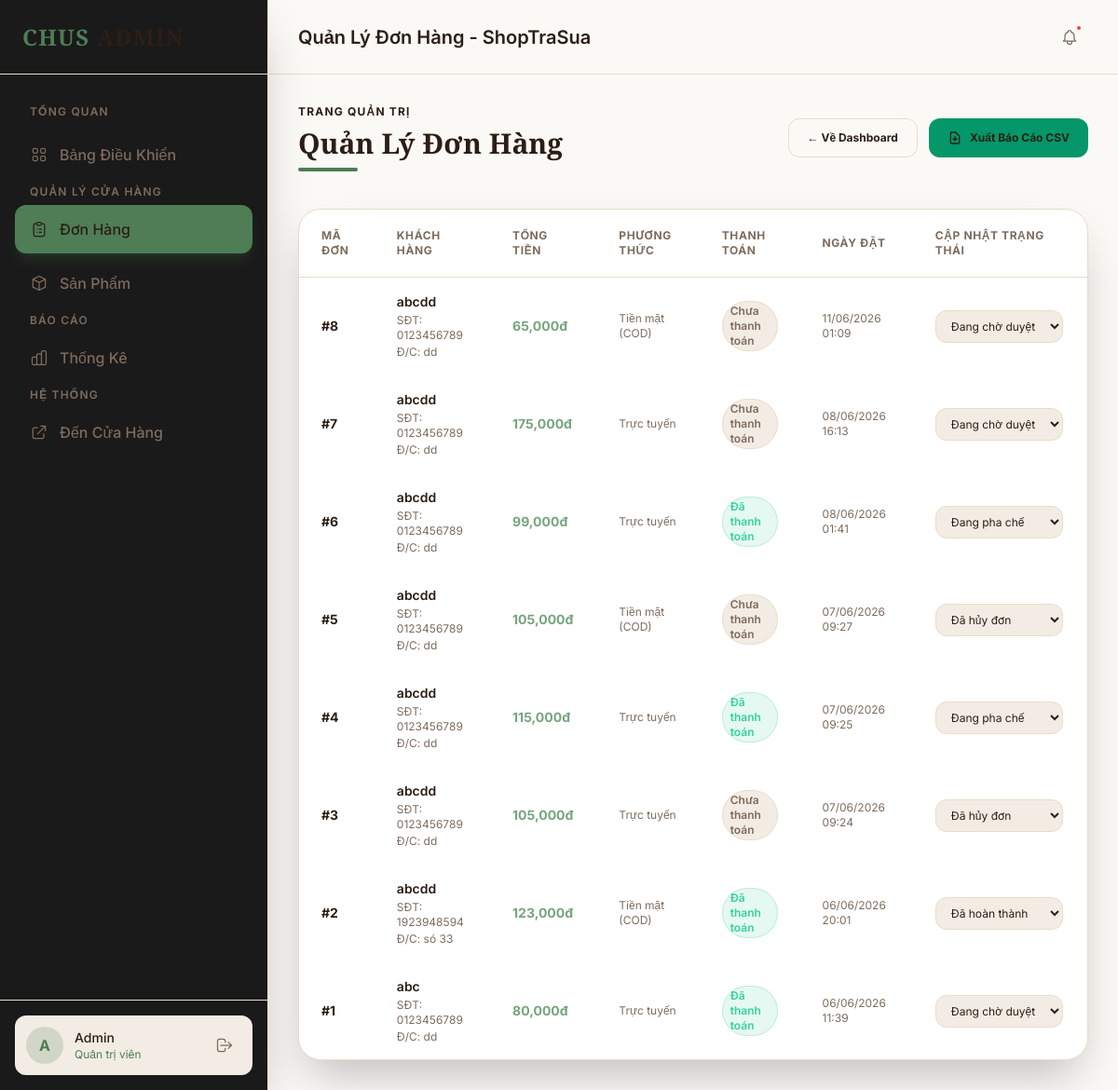
The app's page /admin/index.php?action=orders (signed in) with its own data.
### tables this page shows
CREATE TABLE `orders` (
  `id` int(11) NOT NULL AUTO_INCREMENT,
  `user_id` int(11) NOT NULL,
  `total_money` int(11) NOT NULL,
  `status` enum('pending','processing','shipped','completed','cancelled') DEFAULT 'pending',
  `payment_method` varchar(50) NOT NULL DEFAULT 'COD',
  `payment_status` enum('unpaid','paid') DEFAULT 'unpaid',
  `shipping_fee` int(11) NOT NULL DEFAULT 30000,
  `points_earned` int(11) DEFAULT 0,
  `points_spent` int(11) DEFAULT 0,
  `shipping_address` text NOT NULL,
  `phone` varchar(20) NOT NULL,
  `note` text DEFAULT NULL,
  `created_at` timestamp NOT NULL DEFAULT current_timestamp(),
  PRIMARY KEY (`id`),
  KEY `user_id` (`user_id`),
  CONSTRAINT `orders_ibfk_1` FOREIGN KEY (`user_id`) REFERENCES `users` (`id`) ON DELETE CASCADE
);

CREATE TABLE `users` (
  `id` int(11) NOT NULL AUTO_INCREMENT,
  `name` varchar(100) NOT NULL,
  `email` varchar(100) NOT NULL,
  `password` varchar(255) NOT NULL,
  `phone` varchar(20) DEFAULT NULL,
  `role` varchar(20) DEFAULT 'user',
  `created_at` timestamp NOT NULL DEFAULT current_timestamp(),
  `points` int(11) DEFAULT 0,
  PRIMARY KEY (`id`),
  UNIQUE KEY `email` (`email`)
);

### admin/controllers/AdminController.php (called while the page is built, shortened)
<?php
class AdminController
{
    public function orders()
    {
        $orderModel = new Order();
        $orders = $orderModel->getAll();
        require_once ROOT_PATH . 'admin/views/layouts/admin_header.php';
        require_once ROOT_PATH . 'admin/views/admin/orders.php';
        require_once ROOT_PATH . 'admin/views/layouts/admin_footer.php';
    }
}

### models/Database.php (called while the page is built, shortened)
<?php
class Database
{
    private static $instance = null;
    public static function getInstance()
    {
        if (self::$instance === null) {
            $config = require ROOT_PATH . 'config/database.php';
            $dsn = sprintf(
                'mysql:host=%s;dbname=%s;charset=%s',
                $config['host'],
                $config['dbname'],
                $config['charset']
            );
            try {
                self::$instance = new PDO(
                    $dsn,
                    $config['username'],
                    $config['password'],
                    $config['options']
                );
            } catch (PDOException $e) {
                die('Lỗi kết nối cơ sở dữ liệu: ' . $e->getMessage());
            }
        }
        return self::$instance;
    }
}

### models/Order.php (called while the page is built, shortened)
<?php
class Order
{
    private $db;
    public function __construct()
    {
        $this->db = Database::getInstance();
    }
    public function getAll()
    {
        $sql = 'SELECT o.*, u.name AS user_name, u.email AS user_email
                FROM orders o
                JOIN users u ON o.user_id = u.id
                ORDER BY o.created_at DESC';
        $stmt = $this->db->query($sql);
        return $stmt->fetchAll();
    }
}

### admin/views/admin/orders.php (the view, shortened to what this page needs)
<div class="max-w-7xl mx-auto w-full">
    <div class="flex flex-col sm:flex-row sm:items-center sm:justify-between mb-10 gap-4 animate-fade-in-up">
        <div class="space-y-2">
            <h1 class="text-xs font-bold tracking-widest text-primary uppercase">Trang quản trị</h1>
            <p class="text-3xl font-playfair font-bold text-white">Quản Lý Đơn Hàng</p>
            <div class="w-16 h-1 bg-primary rounded-full"></div>
        </div>
        <div class="flex flex-wrap gap-3">
            <a href="<?php echo $adminUrl; ?>action=index"
               class="px-5 py-3 border border-white/20 hover:border-white/50 text-white text-xs font-bold rounded-xl hover:bg-white/5 transition-all duration-300">
                ← Về Dashboard
            </a>
            <a href="<?php echo $adminUrl; ?>action=export"
               class="px-5 py-3 bg-emerald-600 hover:bg-emerald-700 text-white text-xs font-bold rounded-xl transition-all duration-300 hover:shadow-lg hover:shadow-emerald-600/20 flex items-center gap-2">
                <svg class="w-4 h-4" fill="none" stroke="currentColor" viewBox="0 0 24 24">
                    <path stroke-linecap="round" stroke-linejoin="round" stroke-width="2" d="M12 10v6m0 0l-3-3m3 3l3-3m2 8H7a2 2 0 01-2-2V5a2 2 0 012-2h5.586a1 1 0 01.707.293l5.414 5.414a1 1 0 01.293.707V19a2 2 0 01-2 2z"/>
                </svg>
                <span>Xuất Báo Cáo CSV</span>
            </a>
        </div>
    </div>
    <div class="bg-card border border-white/5 rounded-3xl overflow-hidden shadow-2xl animate-fade-in" style="animation-delay: 100ms">
        <div class="overflow-x-auto">
            <table class="w-full text-left border-collapse">
                <thead>
                    <tr class="border-b border-white/5 bg-white/3 text-xs font-bold uppercase tracking-wider text-text-gray">
                        <th class="py-5 px-6">Mã đơn</th>
                        <th class="py-5 px-6">Khách hàng</th>
                        <th class="py-5 px-6">Tổng tiền</th>
                        <th class="py-5 px-6">Phương thức</th>
                        <th class="py-5 px-6">Thanh toán</th>
                        <th class="py-5 px-6">Ngày đặt</th>
                        <th class="py-5 px-6">Cập nhật trạng thái</th>
                    </tr>
                </thead>
                <tbody class="divide-y divide-white/5 text-sm text-text-light">
                    <?php if (empty($orders)): ?>
                        <tr>
                            <td colspan="7" class="py-10 text-center text-text-gray">Chưa có đơn hàng nào được đặt.</td>
                        </tr>
                    <?php else: ?>
                        <?php foreach ($orders as $order): ?>
                            <tr class="hover:bg-white/1 transition-colors duration-200">
                                <td class="py-4 px-6 font-bold text-white">
                                    #<?php echo $order['id']; ?>
                                </td>
                                <td class="py-4 px-6 space-y-0.5">
                                    <span class="font-semibold text-white block"><?php echo htmlspecialchars($order['user_name']); ?></span>
                                    <span class="text-xs text-text-gray block">SĐT: <?php echo htmlspecialchars($order['phone']); ?></span>
                                    <span class="text-xs text-text-gray block line-clamp-1">Đ/C: <?php echo htmlspecialchars($order['shipping_address']); ?></span>
                                </td>
                                <td class="py-4 px-6 font-bold text-primary-light">
                                    <?php echo number_format($order['total_money']); ?>đ
                                </td>
                                <td class="py-4 px-6 text-xs text-text-gray">
                                    <?php echo $order['payment_method'] === 'ONLINE' ? 'Trực tuyến' : 'Tiền mặt (COD)'; ?>
                                </td>
                                <td class="py-4 px-6">
                                    <?php if ($order['payment_status'] === 'paid'): ?>
                                        <span class="inline-flex bg-emerald-500/10 border border-emerald-500/20 text-emerald-400 rounded-full px-2 py-0.5 text-xs font-semibold">Đã thanh toán</span>
                                    <?php else: ?>
                                        <span class="inline-flex bg-white/5 border border-white/10 text-text-gray rounded-full px-2 py-0.5 text-xs font-semibold">Chưa thanh toán</span>
                                    <?php endif; ?>
                                </td>
                                <td class="py-4 px-6 text-xs text-text-gray">
                                    <?php echo date('d/m/Y H:i', strtotime($order['created_at'])); ?>
                                </td>
                                <td class="py-4 px-6">
                                    <form action="<?php echo $adminUrl; ?>action=updateorderstatus" method="POST" class="flex gap-2">
                                        <select name="status" onchange="this.form.submit()"
                                                class="bg-white/5 border border-white/10 rounded-xl px-3 py-2 text-xs text-white focus:outline-none focus:border-primary/50 transition-colors cursor-pointer">
                                            <option value="pending" <?php echo ($order['status'] === 'pending') ? 'selected' : ''; ?>>Đang chờ duyệt</option>
                                            <option value="processing" <?php echo ($order['status'] === 'processing') ? 'selected' : ''; ?>>Đang pha chế</option>
                                            <option value="completed" <?php echo ($order['status'] === 'completed') ? 'selected' : ''; ?>>Đã hoàn thành</option>
                                            <option value="cancelled" <?php echo ($order['status'] === 'cancelled') ? 'selected' : ''; ?>>Đã hủy đơn</option>
                                        </select>
                                    </form>
                                </td>
                            </tr>
                        <?php endforeach; ?>
                    <?php endif; ?>
                </tbody>
            </table>
        </div>
    </div>
</div>

### public/css/style.css (style rules this page uses)
:root { --primary: #4E7D56; --primary-rgb: 78, 125, 86; --primary-hover: #3E6344; --primary-hover-rgb: 62, 99, 68; --primary-light: #76A57E; --primary-light-rgb: 118, 165, 126; --bg-dark: #FBF9F6; --bg-dark-rgb: 251, 249, 246; --surface: #FFFFFF; --surface-rgb: 255, 255, 255; --card: #FFFFFF; --card-rgb: 255, 255, 255; --border: #EADCC9; --border-rgb: 234, 220, 201; --text: #2C1E15; --text-rgb: 44, 30, 21; --text-gray: #7D6B5D; --text-gray-rgb: 125, 107, 93; --text-light: #4A3C31; --text-light-rgb: 74, 60, 49; --transition-fast: 0.2s ease; --transition-base: 0.3s ease; --transition-slow: 0.6s ease; }
html { scroll-behavior: smooth; }
* { scrollbar-width: thin; scrollbar-color: rgba(78, 125, 86, 0.3) transparent; }
body { font-family: 'Inter', -apple-system, BlinkMacSystemFont, sans-serif; -webkit-font-smoothing: antialiased; -moz-osx-font-smoothing: grayscale; overflow-x: hidden; }
.font-playfair { font-family: 'Playfair Display', serif; }
.font-inter { font-family: 'Inter', sans-serif; }
body { background-color: var(--bg-dark); color: var(--text); }
html:not(.dark) body .text-white { color: var(--text) !important; }
html:not(.dark) body .border-white\/5, html:not(.dark) body .border-white\/10, html:not(.dark) body .border-white\/20, html:not(.dark) body .border-white\/30 { border-color: var(--border) !important; }
html:not(.dark) body .bg-white\/5, html:not(.dark) body .bg-white\/10, html:not(.dark) body .bg-white\/20 { background-color: #F3ECE4 !important; }
html:not(.dark) body h1, html:not(.dark) body h2, html:not(.dark) body h3, html:not(.dark) body h4, html:not(.dark) body h5, html:not(.dark) body h6 { color: var(--text) !important; }

### records on screen
orders: id "8", user.name "abcdd", phone "0123456789", shipping_address "dd", total_money "65,000", payment_method "Tiền mặt (COD)", payment_status "Chưa thanh toán", created_at "11/06/2026 01:09", status "Đang chờ duyệt"
orders: id "7", user.name "abcdd", phone "0123456789", shipping_address "dd", total_money "175,000", payment_method "Trực tuyến", payment_status "Chưa thanh toán", created_at "08/06/2026 16:13", status "Đang chờ duyệt"
orders: id "6", user.name "abcdd", phone "0123456789", shipping_address "dd", total_money "99,000", payment_method "Trực tuyến", payment_status "Đã thanh toán", created_at "08/06/2026 01:41", status "Đang pha chế"
orders: id "5", user.name "abcdd", phone "0123456789", shipping_address "dd", total_money "105,000", payment_method "Tiền mặt (COD)", payment_status "Chưa thanh toán", created_at "07/06/2026 09:27", status "Đã hủy đơn"
orders: id "4", user.name "abcdd", phone "0123456789", shipping_address "dd", total_money "115,000", payment_method "Trực tuyến", payment_status "Đã thanh toán", created_at "07/06/2026 09:25", status "Đang pha chế"
orders: id "3", user.name "abcdd", phone "0123456789", shipping_address "dd", total_money "105,000", payment_method "Trực tuyến", payment_status "Chưa thanh toán", created_at "07/06/2026 09:24", status "Đã hủy đơn"
orders: id "2", user.name "abcdd", phone "1923948594", shipping_address "só 33", total_money "123,000", payment_method "Tiền mặt (COD)", payment_status "Đã thanh toán", created_at "06/06/2026 20:01", status "Đã hoàn thành"
orders: id "1", user.name "abc", phone "0123456789", shipping_address "dd", total_money "80,000", payment_method "Trực tuyến", payment_status "Đã thanh toán", created_at "06/06/2026 11:39", status "Đang chờ duyệt"

### other values on screen
substr($_SESSION['user_name'], 0, 1) "A"
$_SESSION['user_name'] "Admin"
$pageTitle "Quản Lý Đơn Hàng - ShopTraSua"
